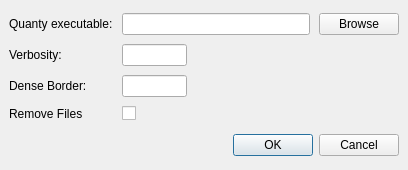
<?xml version="1.0" encoding="UTF-8"?>
<ui version="4.0">
 <class>quantyPreferencesDialog</class>
 <widget class="QDialog" name="quantyPreferencesDialog">
  <property name="windowModality">
   <enum>Qt::ApplicationModal</enum>
  </property>
  <property name="geometry">
   <rect>
    <x>0</x>
    <y>0</y>
    <width>408</width>
    <height>170</height>
   </rect>
  </property>
  <property name="minimumSize">
   <size>
    <width>0</width>
    <height>170</height>
   </size>
  </property>
  <property name="maximumSize">
   <size>
    <width>16777215</width>
    <height>170</height>
   </size>
  </property>
  <property name="windowTitle">
   <string>Preferences</string>
  </property>
  <property name="modal">
   <bool>true</bool>
  </property>
  <layout class="QVBoxLayout" name="verticalLayout">
   <property name="spacing">
    <number>9</number>
   </property>
   <property name="leftMargin">
    <number>9</number>
   </property>
   <property name="topMargin">
    <number>9</number>
   </property>
   <property name="rightMargin">
    <number>9</number>
   </property>
   <property name="bottomMargin">
    <number>9</number>
   </property>
   <item>
    <layout class="QGridLayout" name="gridLayout">
     <item row="3" column="0">
      <widget class="QLabel" name="removeFileLabel">
       <property name="minimumSize">
        <size>
         <width>22</width>
         <height>0</height>
        </size>
       </property>
       <property name="text">
        <string>Remove Files</string>
       </property>
      </widget>
     </item>
     <item row="3" column="1">
      <widget class="QCheckBox" name="removeFilesCheckBox">
       <property name="text">
        <string/>
       </property>
      </widget>
     </item>
     <item row="1" column="0">
      <widget class="QLabel" name="verbosityLabel">
       <property name="text">
        <string>Verbosity:</string>
       </property>
      </widget>
     </item>
     <item row="0" column="2">
      <widget class="QPushButton" name="pathBrowsePushButton">
       <property name="text">
        <string>Browse</string>
       </property>
       <property name="autoDefault">
        <bool>false</bool>
       </property>
      </widget>
     </item>
     <item row="0" column="1">
      <widget class="QLineEdit" name="pathLineEdit">
       <property name="toolTip">
        <string>Path to the Quanty executable.</string>
       </property>
       <property name="cursorPosition">
        <number>0</number>
       </property>
       <property name="readOnly">
        <bool>true</bool>
       </property>
      </widget>
     </item>
     <item row="0" column="0">
      <widget class="QLabel" name="pathLabel">
       <property name="text">
        <string>Quanty executable:</string>
       </property>
      </widget>
     </item>
     <item row="2" column="0">
      <widget class="QLabel" name="denseBorderLabel">
       <property name="text">
        <string>Dense Border:</string>
       </property>
      </widget>
     </item>
     <item row="2" column="1">
      <widget class="QLineEdit" name="denseBorderLineEdit">
       <property name="sizePolicy">
        <sizepolicy hsizetype="Fixed" vsizetype="Fixed">
         <horstretch>0</horstretch>
         <verstretch>0</verstretch>
        </sizepolicy>
       </property>
       <property name="minimumSize">
        <size>
         <width>65</width>
         <height>22</height>
        </size>
       </property>
       <property name="maximumSize">
        <size>
         <width>65</width>
         <height>22</height>
        </size>
       </property>
       <property name="alignment">
        <set>Qt::AlignRight|Qt::AlignTrailing|Qt::AlignVCenter</set>
       </property>
      </widget>
     </item>
     <item row="1" column="1">
      <widget class="QLineEdit" name="verbosityLineEdit">
       <property name="sizePolicy">
        <sizepolicy hsizetype="Fixed" vsizetype="Fixed">
         <horstretch>0</horstretch>
         <verstretch>0</verstretch>
        </sizepolicy>
       </property>
       <property name="minimumSize">
        <size>
         <width>65</width>
         <height>22</height>
        </size>
       </property>
       <property name="maximumSize">
        <size>
         <width>65</width>
         <height>22</height>
        </size>
       </property>
       <property name="toolTip">
        <string>Verbosity of the Quanty calculation. Acceptable values in increasing verbosity: 0x0000, 0x00FF, 0xFFFF.</string>
       </property>
       <property name="alignment">
        <set>Qt::AlignRight|Qt::AlignTrailing|Qt::AlignVCenter</set>
       </property>
      </widget>
     </item>
    </layout>
   </item>
   <item>
    <widget class="QDialogButtonBox" name="buttonBox">
     <property name="standardButtons">
      <set>QDialogButtonBox::Cancel|QDialogButtonBox::Ok</set>
     </property>
    </widget>
   </item>
  </layout>
 </widget>
 <tabstops>
  <tabstop>pathLineEdit</tabstop>
  <tabstop>pathBrowsePushButton</tabstop>
  <tabstop>verbosityLineEdit</tabstop>
  <tabstop>denseBorderLineEdit</tabstop>
 </tabstops>
 <resources/>
 <connections/>
</ui>
